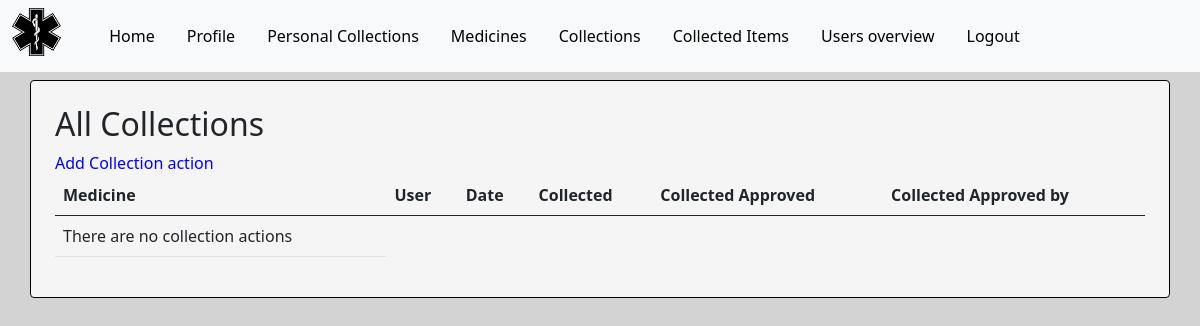
Before: /collections (signed in) with the older database file.
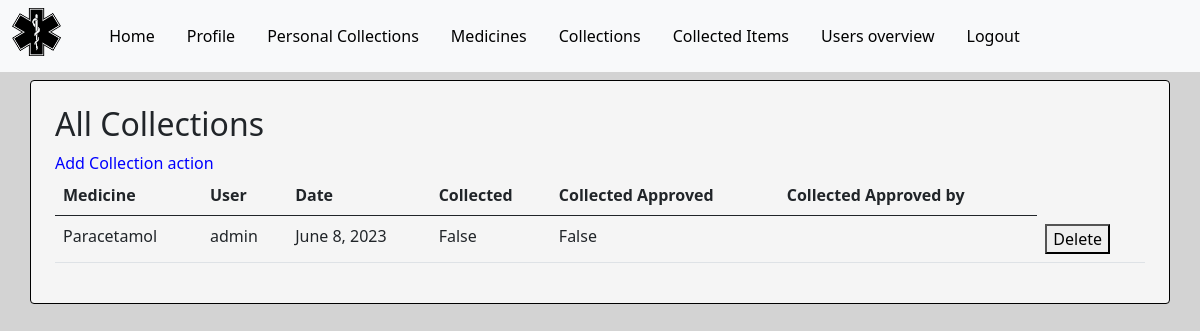
After: the same page with the newer database file.
### base/models.py (models this page shows, shortened)
class Collection(models.Model):
    medicine = models.ForeignKey(
        Medicine, on_delete=models.CASCADE, null=False)
    user = models.ForeignKey(User, on_delete=models.CASCADE)
    date = models.DateField(blank=False,)
    collected = models.BooleanField(default=False)
    collected_approved = models.BooleanField(default=False)
    collected_approved_by = models.ForeignKey(User, on_delete=models.CASCADE,
                                    related_name='approved_by', null=True, blank=True)

class Medicine(models.Model):
    name = models.CharField(max_length=50)
    manufacture = models.CharField(max_length=50)
    cures = models.CharField(max_length=50)
    side_effects = models.CharField(max_length=50)

### base/views.py (the view)
# urls.py: path('collections', views.collections, name='collections'),
@login_required
@staff_member_required
def collections(request):
    collections_list = Collection.objects.all()
    context = {
        'collections': collections_list
    }
    return render(request, 'base/collections.html', context)

### base/templates/base/collections.html (shortened to what this page needs)
{% extends 'base/base.html' %}
{% load static %}
{% block content %}
<div class="p-3">
    <h2>All Collections</h2>
    <a href="{% url 'add_collection' %}" class="link">Add Collection action</a>
    <table class="table">
        <thead>
          <tr>
            <th scope="col">Medicine</th>
            <th scope="col">User</th>
            <th scope="col">Date</th>
            <th scope="col">Collected</th>
            <th scope="col">Collected Approved</th>
            <th scope="col">Collected Approved by</th>
          </tr>
        </thead>
        <tbody>
            {% for collection in collections %}
        <tr>
            <td>{{ collection.medicine.name }}</td>
            <td>{{ collection.user.username }}</td>
            <td>{{ collection.date }} </td>
            <td>{{ collection.collected }} </td>
            <td>{{ collection.collected_approved }}</td>
            <td>{{ collection.collected_approved_by.username }}</td>
            <td>
                <form method="post" action="{% url 'delete_collection' collection.id %}">
                    <button type="submit">Delete</button>
                </form>
            </td>
          </tr>
        {% empty %}
            <tr>
                <td> There are no collection actions</td>
            </tr>
        {% endfor %}
        </tbody>
    </table>
</div>
{% endblock %}

Changed rows visible on the page:
added Collection: medicine.name "Paracetamol", user.username "admin", date "June 8, 2023", collected "False", collected_approved "False"
Other visible differences:
text no longer shown: "There are no collection actions"
